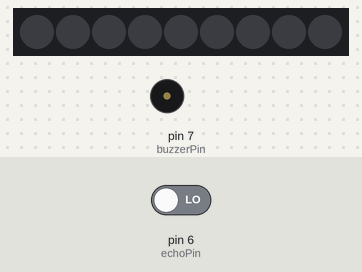
A sketch run on a simulated Arduino Uno, built with avr-gcc and run on an emulated ATmega328P. Parts: 9 RGB LEDs in strip order, left to right, buzzer (waves = sounding). The inputs (shaded band) are chosen by the test bench; at power-on: pin 6 (echoPin) LOW. What the sketch prints to the serial monitor is not drawn.

Above: at 2.5 s.
Timing chart, 0 to 5.2 s (numbered marks = the images above):
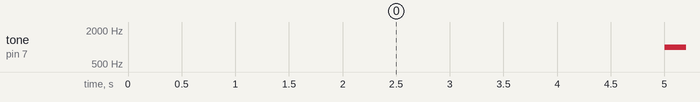

Measured:
- by itself, tone on pin 7 (buzzerPin): alternates 1000 Hz for 0.50 s and silent for 3.5 s

The sketch:

DistanceBuzzerLED_OO.ino
```cpp
/*

For the Ear Sculpture

A proximity sensor at the front of the ear sculpture. If there is a person within different distances to
the sculpture, it will respond through a set of auditory and visual responses.

Loni Stark

*/

#include <Adafruit_NeoPixel.h> //for LED lights

// defines pins numbers for the LED srip

#define PIN       11
#define NUMPIXELS 9
#define DELAYVAL 500 // Time (in milliseconds) to pause between pixels

const int trigPin = 10; //keep the proximity sensor the same.
const int echoPin = 6;
int buzzerPin = 7;

// defines variables
long duration;
int distance;
long waitTime = 1000;

unsigned long previousMillis = 0;

Adafruit_NeoPixel strip(NUMPIXELS, PIN, NEO_GRB + NEO_KHZ800); //declare an LED strip

class ProximitySensor
{
  // Class Member Variables
  // These are initialized at start up
  int pTrigPin;
  int pEchoPin;

  public:
  ProximitySensor(int tPin, int ePin)
  {
    pTrigPin = tPin;
    pEchoPin = ePin;

 //   pinMode(pTrigPin, OUTPUT); // Sets the trigPin as an Output
 //   pinMode(pEchoPin, INPUT); // Sets the echoPin as an Input
  }

  void Update()
  { // Clears the trigPin
    digitalWrite(pTrigPin, LOW);
    delayMicroseconds(2);
      // Sets the trigPin on HIGH state for 10 micro seconds
    digitalWrite(pTrigPin, HIGH);
    delayMicroseconds(10);
    digitalWrite(pTrigPin, LOW);
   // Reads the echoPin, returns the sound wave travel time in microseconds
   duration = pulseIn(pEchoPin, HIGH);
  }
};

ProximitySensor distanceSensor(trigPin, echoPin); //declare a proximity sensor

void setup() {

  pinMode(buzzerPin, OUTPUT);
  strip.begin(); // INITIALIZE NeoPixel strip object (REQUIRED)
  strip.show();            // Turn OFF all pixels ASAP
  strip.setBrightness(200); // Set BRIGHTNESS low to reduce draw (max = 255)
  Serial.begin(9600); // Starts the serial communication
}


void loop() {

  unsigned long currentMillis = millis();

  distanceSensor.Update();
  // Calculating the distance
  distance = duration * 0.034 / 2;

  // Prints the distance on the Serial Monitor
  Serial.print("Distance: ");
  Serial.print(distance);
  Serial.println (" cm.");

  strip.clear(); // Set all pixel colors to 'off'

if(currentMillis-previousMillis > waitTime){
  if (distance < 10) {
    // The first NeoPixel in a strand is #0, second is 1, all the way up
    // to the count of pixels minus one.
       Serial.println ("buzzer");
       Serial.println (buzzerPin);
       tone(buzzerPin, 1000, 500);
      }
    else if (distance < 20) {
       for(int i=0; i<NUMPIXELS; i++) { // For each pixel...

         // strip.Color() takes RGB values, from 0,0,0 up to 255,255,255
         // Here we're using a moderately bright green color:
         strip.setPixelColor(i, strip.Color(150, 33, 33));
         strip.show();   // Send the updated pixel colors to the hardware.
        }
    }
else {
   for(int i=0; i<NUMPIXELS; i++) { // For each pixel...

    // strip.Color() takes RGB values, from 0,0,0 up to 255,255,255
    // Here we're using a moderately bright green color:
    strip.setPixelColor(i, strip.Color(0, 150, 0));
    strip.show();   // Send the updated pixel colors to the hardware.

  }
}
    previousMillis = currentMillis;
 }
delay(3000);
}
```
